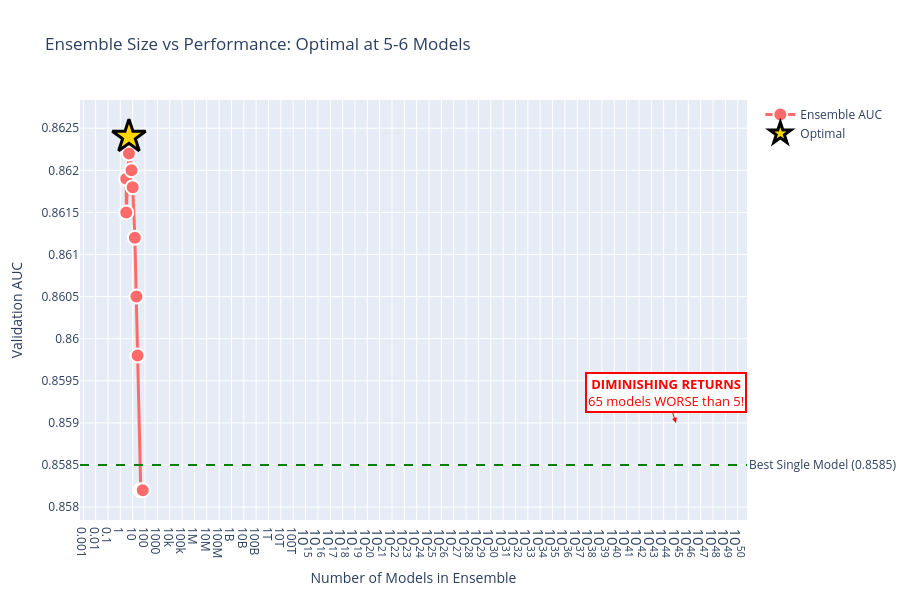

Here is the notebook cell this chart was saved with:
### Markdown cell above
## 3. Ensemble Size Optimization

**Critical Finding**: Demonstrates diminishing returns with increasing ensemble size.

### Code cell
# Extract size experiments
size_experiments = df_ensemble[df_ensemble['name'].str.startswith('E')].copy()
size_experiments = size_experiments.sort_values('num_models')

# Best single model baseline
best_single_auc = 0.8585

# Create line plot
fig = go.Figure()

fig.add_trace(go.Scatter(
    x=size_experiments['num_models'],
    y=size_experiments['auc'],
    mode='lines+markers',
    name='Ensemble AUC',
    line=dict(color='#FF6B6B', width=3),
    marker=dict(size=14, line=dict(width=2, color='white')),
    text=size_experiments['auc'].apply(lambda x: f'{x:.4f}'),
    textposition='top center',
    hovertemplate='%{x} models<br>AUC: %{y:.4f}<extra></extra>'
))

# Mark optimal point
optimal = size_experiments.loc[size_experiments['auc'].idxmax()]
fig.add_trace(go.Scatter(
    x=[optimal['num_models']],
    y=[optimal['auc']],
    mode='markers',
    name='Optimal',
    marker=dict(size=25, color='gold', symbol='star', 
                line=dict(width=3, color='black')),
    hovertemplate=f'OPTIMAL<br>{optimal["num_models"]} models<br>AUC: {optimal["auc"]:.4f}<extra></extra>'
))

# Baseline
fig.add_hline(
    y=best_single_auc,
    line_dash="dash",
    line_color="green",
    annotation_text=f"Best Single Model ({best_single_auc:.4f})",
    annotation_position="right"
)

# Add annotation for diminishing returns
fig.add_annotation(
    x=45,
    y=0.8590,
    text="<b>DIMINISHING RETURNS</b><br>65 models WORSE than 5!",
    showarrow=True,
    arrowhead=2,
    arrowcolor="red",
    bgcolor="rgba(255,255,255,0.9)",
    bordercolor="red",
    borderwidth=2,
    font=dict(size=13, color="red")
)

fig.update_layout(
    title='Ensemble Size vs Performance: Optimal at 5-6 Models',
    xaxis_title='Number of Models in Ensemble',
    yaxis_title='Validation AUC',
    height=600,
    font=dict(size=12),
    hovermode='closest',
    xaxis=dict(type='log', dtick=1)
)

fig.show()

# Statistical analysis
print("\n=== Ensemble Size Analysis ===")
for idx, row in size_experiments.iterrows():
    improvement = (row['auc'] - best_single_auc) * 100
    print(f"{row['num_models']:3d} models: AUC={row['auc']:.4f} ({improvement:+.3f}% vs single)")

print(f"\nOptimal: {optimal['num_models']} models (AUC: {optimal['auc']:.4f})")
print(f"Performance at 65 models: {(optimal['auc'] - size_experiments.iloc[-1]['auc'])*100:.2f}% WORSE than optimal")
print(f"\nKey Insight: Adding weak models DILUTES strong predictions.")
print(f"Recommendation: Use 5-6 top models only.")

### Figure 1 — Plotly figure (JSON) as saved in the notebook; plotly's stock layout.template omitted (floating-point values rounded to 4 significant figures)
{"data": [{"hovertemplate": "%{x} models<br>AUC: %{y:.4f}<extra></extra>", "line": {"color": "#FF6B6B", "width": 3}, "marker": {"line": {"color": "white", "width": 2}, "size": 14}, "mode": "lines+markers", "name": "Ensemble AUC", "text": ["0.8619", "0.8615", "0.8622", "0.8624", "0.8620", "0.8618", "0.8612", "0.8605", "0.8598", "0.8582", "0.8582"], "textposition": "top center", "type": "scatter", "x": [3, 3, 5, 5, 8, 10, 15, 20, 25, 45, 65], "y": [0.8619, 0.8615, 0.8622, 0.8624, 0.862, 0.8618, 0.8612, 0.8605, 0.8598, 0.8582, 0.8582]}, {"hovertemplate": "OPTIMAL<br>5 models<br>AUC: 0.8624<extra></extra>", "marker": {"color": "gold", "line": {"color": "black", "width": 3}, "size": 25, "symbol": "star"}, "mode": "markers", "name": "Optimal", "type": "scatter", "x": [5], "y": [0.8624]}], "layout": {"annotations": [{"showarrow": false, "text": "Best Single Model (0.8585)", "x": 1, "xanchor": "left", "xref": "x domain", "y": 0.8585, "yanchor": "middle", "yref": "y"}, {"arrowcolor": "red", "arrowhead": 2, "bgcolor": "rgba(255,255,255,0.9)", "bordercolor": "red", "borderwidth": 2, "font": {"color": "red", "size": 13}, "showarrow": true, "text": "<b>DIMINISHING RETURNS</b><br>65 models WORSE than 5!", "x": 45, "y": 0.859}], "font": {"size": 12}, "height": 600, "hovermode": "closest", "shapes": [{"line": {"color": "green", "dash": "dash"}, "type": "line", "x0": 0, "x1": 1, "xref": "x domain", "y0": 0.8585, "y1": 0.8585, "yref": "y"}], "title": {"text": "Ensemble Size vs Performance: Optimal at 5-6 Models"}, "xaxis": {"dtick": 1, "title": {"text": "Number of Models in Ensemble"}, "type": "log"}, "yaxis": {"title": {"text": "Validation AUC"}}}}
